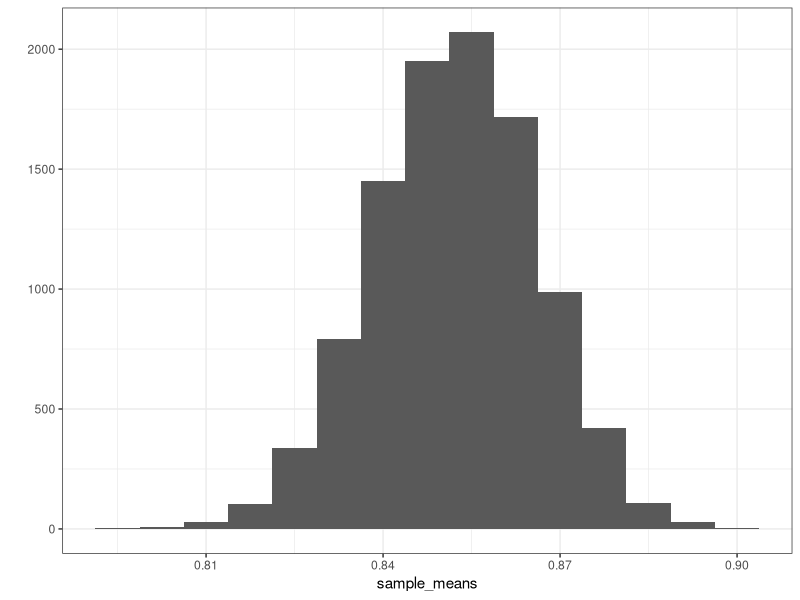

The R script that drew this image: (Note: this script raises an error after producing the figure.)
## ---- chunk 1
library(ggplot2)
library(dplyr)

theme_set(theme_bw())
## ---- chunk 2
correct <- 571
incorrect <- 99
N <- correct + incorrect


p <- correct/N
p
## ---- chunk 3
empirical_sample <- c(rep("Correct", correct), rep("Incorrect", incorrect))

head(empirical_sample)

sample_func <- function(){
  hypothetical_sample <- sample(empirical_sample, N, replace = TRUE)
  mean(hypothetical_sample == "Correct")
}

sample_func()
## ---- chunk 4
sample_means <- replicate(10000,sample_func())

qplot(sample_means, binwidth = .0075)

ggplot(data.frame(x = sample_means), aes(samples = x)) +
  stat_qq()
## ---- chunk 5
sample_means <- replicate(10000,sample_func())

pop_mean_estimate <- mean(sample_means)
pop_mean_estimate

sample_mean_sd <- sd(sample_means)
sample_mean_sd

predicted_mean_sd <- sqrt((correct/N)*(incorrect/N)/N)
predicted_mean_sd
## ---- chunk 6
sample_means <- replicate(10000,sample_func())

qplot(sample_means, binwidth = .0075) + 
  geom_vline(aes(xintercept = quantile(sample_means,.025)), color = "darkred") +
  geom_vline(aes(xintercept = quantile(sample_means,.975)), color = "darkred")

## ---- chunk 7
sample_means <- replicate(10000,sample_func())

sample_mean_quantiles <- quantile(sample_means, probs = c(.025, .975))
sample_mean_quantiles


predicted_mean_quantiles <- c((correct/N) - 1.96 * sqrt((correct/N) *(incorrect/N)/N),
                              (correct/N) + 1.96 * sqrt((correct/N) *(incorrect/N)/N))

predicted_mean_quantiles
## ---- chunk 8

p_check <- data.frame(p = seq(0, 1, .01)) %>%
  mutate(estimate = p * (1-p))

head(p_check)

qplot(data = p_check, x = p, y = estimate)
## ---- chunk 9
chance_p <- .5

null_correct <- chance_p * N
null_incorrect <- (1-chance_p) * N

null_sample <- c(rep("Correct", null_correct), rep("Incorrect", null_incorrect))

head(null_sample)

null_func <- function(){
  hypothetical_sample <- sample(null_sample, N, replace = TRUE)
  mean(hypothetical_sample == "Correct")
}

null_func()

null_means <- replicate(10000,null_func())


qplot(null_means, binwidth = .0075)


null_quantiles <- quantile(null_means, probs = c(.025, .975))
null_quantiles
## ---- chunk 10
chance_p <- .8

null_correct <- chance_p * N
null_incorrect <- (1-chance_p) * N


predicted_null_quantiles <- c((null_correct/N) - 1.96 * 
                                sqrt((null_correct/N) *(null_incorrect/N)/N),
                              (null_correct/N) + 1.96 * 
                                sqrt((null_correct/N) *(null_incorrect/N)/N))

predicted_null_quantiles

